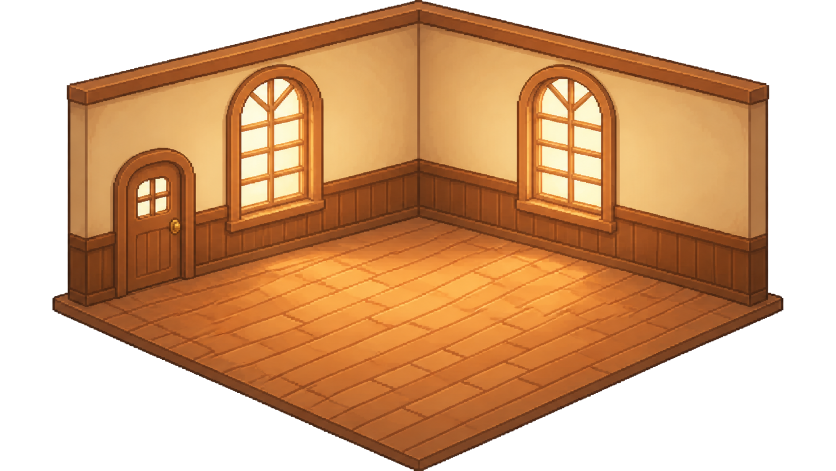
#> input picture assets/backgrounds/placeholder-cafe-master-v06-redesign.png, 1672 x 941 px (shown at 1/2 size)
$ python clean_generated_sprite.py ../assets/backgrounds/placeholder-cafe-master-v06-redesign.png out.png
#> lines starting #> are read from the running program, lines starting #| are printed output that depends on the picture; after the words box and inside, x2 and y2 are one past the last pixel; in counts of white or black regions, pixels touching at a corner belong together
#> in clean, image is the input picture: PIL image 1672x941 RGBA; mean R, G, B, A 212.1, 169.2, 132.8, 160.9
#!/usr/bin/env python3
"""Convert generated prop art into cropped, genuinely transparent PNG sprites."""

from __future__ import annotations

import argparse
from collections import deque
from pathlib import Path

from PIL import Image

from build_cafe_redesign_layers import remove_connected_light_background


def remove_tiny_islands(image: Image.Image) -> Image.Image:
    rgba = image.convert("RGBA")
    alpha = rgba.getchannel("A")
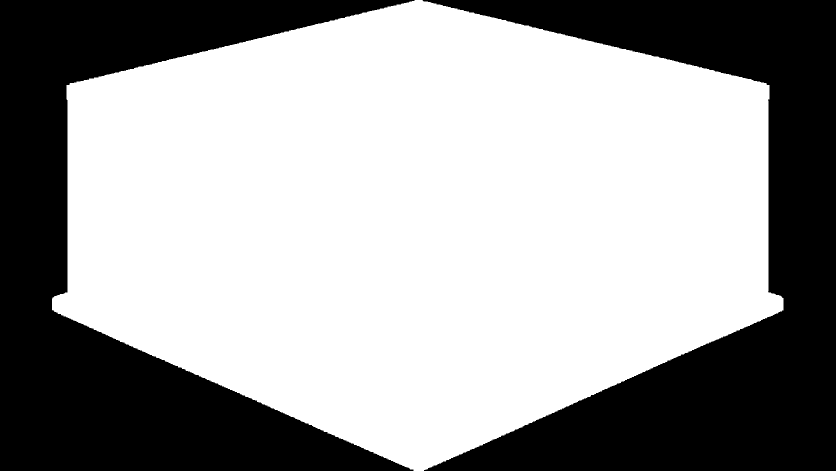
#> alpha: PIL image 1672x941 L (shown at 1/2 size); 63.1% white; 2 black regions, box (x1, y1, x2, y2) and area: (0, 0, 829, 941) 290357, (845, 0, 1672, 941) 290226
    width, height = rgba.size
#> width = 1672; height = 941
    data = alpha.load()
    visited = bytearray(width * height)
    components: list[list[tuple[int, int]]] = []

    for y in range(height):
        for x in range(width):
            index = y * width + x
            if visited[index] or data[x, y] <= 20:
                continue
            queue = deque([(x, y)])
            visited[index] = 1
            component: list[tuple[int, int]] = []
            while queue:
                cx, cy = queue.popleft()
                component.append((cx, cy))
                for nx, ny in ((cx - 1, cy), (cx + 1, cy), (cx, cy - 1), (cx, cy + 1)):
                    if not (0 <= nx < width and 0 <= ny < height):
                        continue
                    neighbour = ny * width + nx
                    if visited[neighbour] or data[nx, ny] <= 20:
                        continue
                    visited[neighbour] = 1
                    queue.append((nx, ny))
            components.append(component)

    if not components:
        raise ValueError("No opaque sprite pixels found")
    largest = max(len(component) for component in components)
#> largest = 992769
    keep_at_least = max(48, round(largest * 0.012))
#> keep_at_least = 11913
    keep = {point for component in components if len(component) >= keep_at_least for point in component}
    cleaned_alpha = Image.new("L", rgba.size, 0)
#> cleaned_alpha: PIL image 1672x941 L; every value is 0
    cleaned_pixels = cleaned_alpha.load()
    for x, y in keep:
        cleaned_pixels[x, y] = data[x, y]
    rgba.putalpha(cleaned_alpha)
    return rgba


def remove_neutral_contact_shadow(image: Image.Image, start: float) -> Image.Image:
    rgba = image.copy()
    pixels = rgba.load()
    first_row = round(rgba.height * start)
    for y in range(first_row, rgba.height):
        for x in range(rgba.width):
            r, g, b, a = pixels[x, y]
            if a > 0 and min(r, g, b) > 105 and max(r, g, b) - min(r, g, b) < 26:
                pixels[x, y] = (r, g, b, 0)
    return rgba


def clean(
    source: Path,
    destination: Path,
    padding: int = 24,
    neutral_shadow_from: float | None = None,
) -> None:
    image = Image.open(source)
    if image.mode != "RGBA" or image.getchannel("A").getextrema() == (255, 255):
        image = remove_connected_light_background(image)
    else:
        image = image.convert("RGBA")
    image = remove_tiny_islands(image)
    box = image.getchannel("A").getbbox()
#> box = (104, 0, 1567, 941)
    if box is None:
        raise ValueError(f"No visible sprite in {source}")
    left = max(0, box[0] - padding)
#> left = 80
    top = max(0, box[1] - padding)
#> top = 0
    right = min(image.width, box[2] + padding)
#> right = 1591
    bottom = min(image.height, box[3] + padding)
#> bottom = 941
    image = image.crop((left, top, right, bottom))
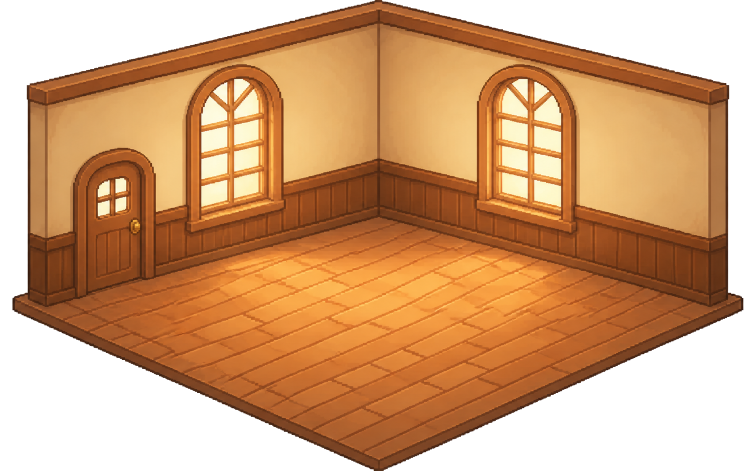
#> image: PIL image 1511x941 RGBA (shown at 1/2 size); mean R, G, B, A 208.1, 160.6, 120.4, 178; transparent parts drawn white
    if neutral_shadow_from is not None:
        image = remove_neutral_contact_shadow(image, neutral_shadow_from)
    destination.parent.mkdir(parents=True, exist_ok=True)
    image.save(destination, optimize=True)


def main() -> None:
    parser = argparse.ArgumentParser()
    parser.add_argument("source", type=Path)
    parser.add_argument("destination", type=Path)
    parser.add_argument("--padding", type=int, default=24)
    parser.add_argument("--neutral-shadow-from", type=float)
    args = parser.parse_args()
    clean(args.source, args.destination, args.padding, args.neutral_shadow_from)


if __name__ == "__main__":
    main()

$ run again, with assets/backgrounds/placeholder-cafe-floor-growth-v01.png copied over assets/backgrounds/placeholder-cafe-master-v06-redesign.png
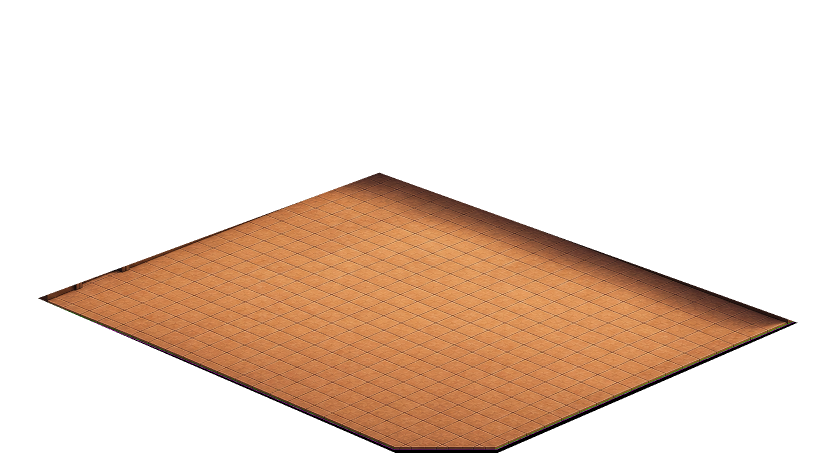
#> input picture assets/backgrounds/placeholder-cafe-floor-growth-v01.png, 1672 x 941 px (shown at 1/2 size)
#> in clean, image is the input picture: PIL image 1672x941 RGBA; mean R, G, B, A 98.4, 68.6, 45.8, 73.2
#> in remove_tiny_islands, `alpha = rgba.getchannel("A")`:
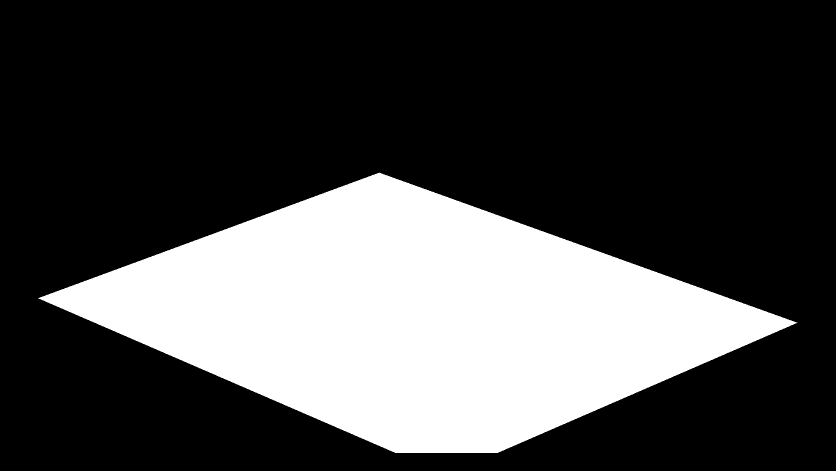
#> alpha: PIL image 1672x941 L (shown at 1/2 size); 28.7% white; 1 white region, box (x1, y1, x2, y2) and area: (76, 345, 1595, 906) 451569
#> cleaned_alpha: PIL image 1672x941 L; every value is 0
#> box = (76, 345, 1595, 906)
#> left = 52
#> top = 321
#> right = 1619
#> bottom = 930
#> in clean, `image = image.crop((left, top, right, bottom))`:
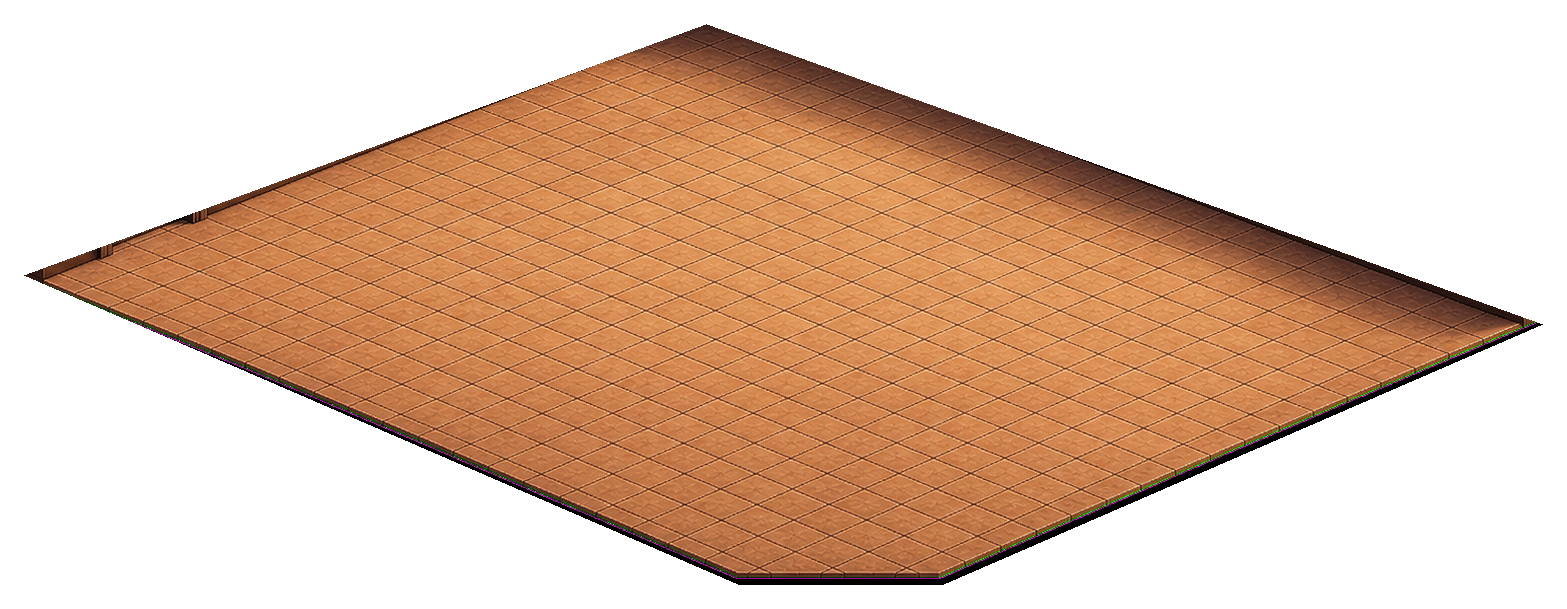
#> image: PIL image 1567x609 RGBA; mean R, G, B, A 121, 80.4, 51.8, 120.7; transparent parts drawn white

$ run again, with assets/backgrounds/placeholder-cafe-floor-v06-day-1.png copied over assets/backgrounds/placeholder-cafe-master-v06-redesign.png
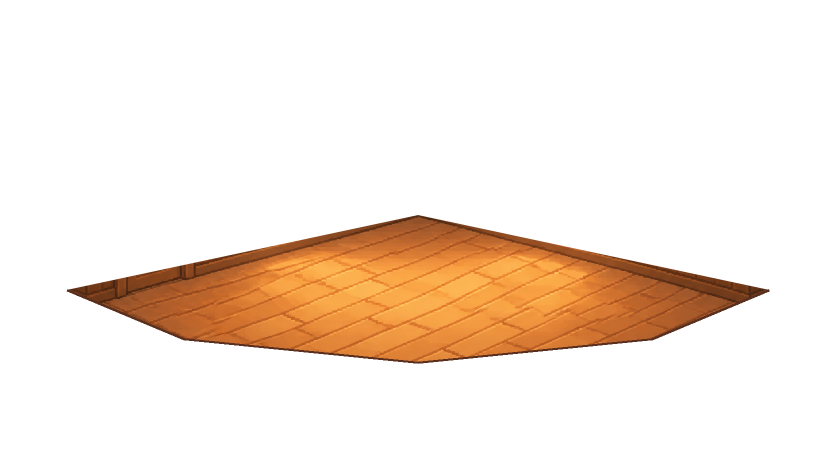
#> input picture assets/backgrounds/placeholder-cafe-floor-v06-day-1.png, 1672 x 941 px (shown at 1/2 size)
#> in clean, image is the input picture: PIL image 1672x941 RGBA; mean R, G, B, A 211.7, 169, 132.7, 39.8
#> in remove_tiny_islands, `alpha = rgba.getchannel("A")`:
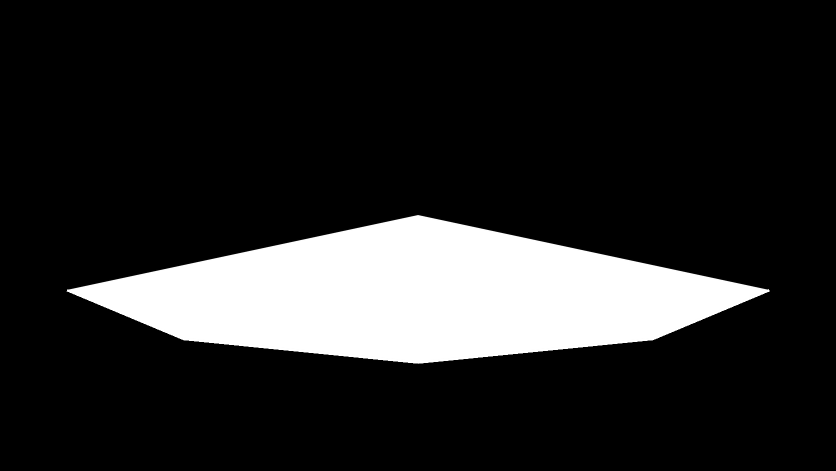
#> alpha: PIL image 1672x941 L (shown at 1/2 size); min 0, max 255, mean 39.8
#> box = (133, 430, 1540, 728)
#> left = 109
#> top = 406
#> right = 1564
#> bottom = 752
#> in clean, `image = image.crop((left, top, right, bottom))`:
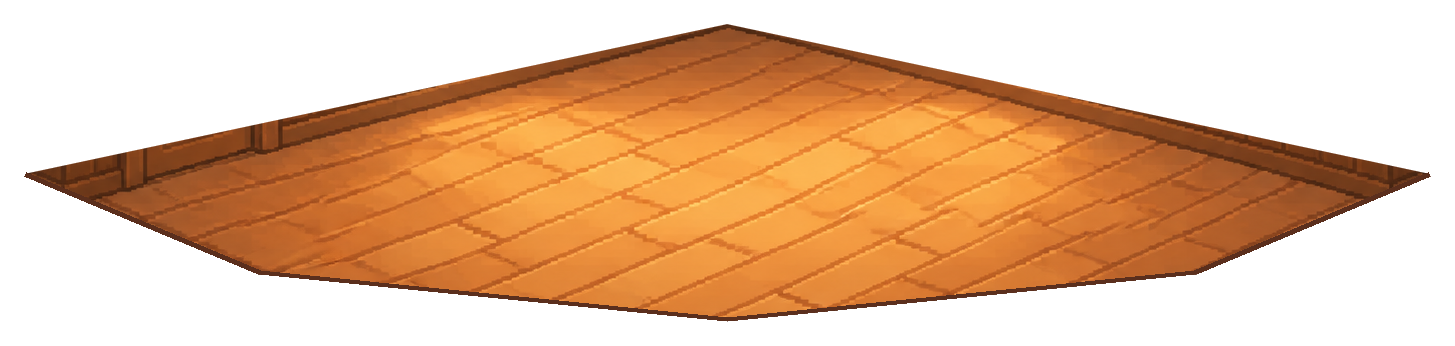
#> image: PIL image 1455x346 RGBA; mean R, G, B, A 187.9, 118.5, 65.6, 124.5; transparent parts drawn white
